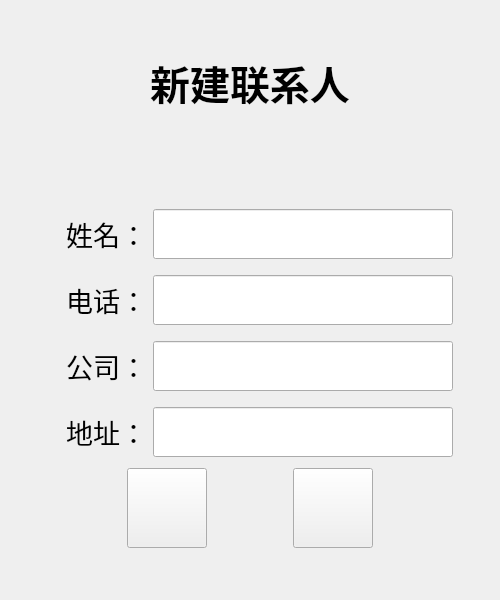
<?xml version="1.0" encoding="UTF-8"?>
<ui version="4.0">
 <class>Add</class>
 <widget class="QWidget" name="Add">
  <property name="geometry">
   <rect>
    <x>0</x>
    <y>0</y>
    <width>500</width>
    <height>600</height>
   </rect>
  </property>
  <property name="windowTitle">
   <string>Form</string>
  </property>
  <layout class="QGridLayout" name="gridLayout_2">
   <item row="0" column="1">
    <spacer name="verticalSpacer">
     <property name="orientation">
      <enum>Qt::Vertical</enum>
     </property>
     <property name="sizeHint" stdset="0">
      <size>
       <width>13</width>
       <height>36</height>
      </size>
     </property>
    </spacer>
   </item>
   <item row="1" column="1" rowspan="2" colspan="2">
    <layout class="QGridLayout" name="gridLayout">
     <item row="0" column="0">
      <layout class="QVBoxLayout" name="verticalLayout_2">
       <item>
        <widget class="QLabel" name="label_5">
         <property name="minimumSize">
          <size>
           <width>300</width>
           <height>50</height>
          </size>
         </property>
         <property name="font">
          <font>
           <pointsize>30</pointsize>
           <weight>75</weight>
           <bold>true</bold>
           <kerning>true</kerning>
          </font>
         </property>
         <property name="layoutDirection">
          <enum>Qt::LeftToRight</enum>
         </property>
         <property name="text">
          <string>&lt;html&gt;&lt;head/&gt;&lt;body&gt;&lt;p align=&quot;center&quot;&gt;新建联系人&lt;/p&gt;&lt;/body&gt;&lt;/html&gt;</string>
         </property>
         <property name="alignment">
          <set>Qt::AlignCenter</set>
         </property>
        </widget>
       </item>
       <item>
        <widget class="QLabel" name="label_6">
         <property name="minimumSize">
          <size>
           <width>300</width>
           <height>50</height>
          </size>
         </property>
         <property name="text">
          <string/>
         </property>
        </widget>
       </item>
      </layout>
     </item>
     <item row="1" column="0">
      <spacer name="verticalSpacer_7">
       <property name="orientation">
        <enum>Qt::Vertical</enum>
       </property>
       <property name="sizeHint" stdset="0">
        <size>
         <width>20</width>
         <height>30</height>
        </size>
       </property>
      </spacer>
     </item>
     <item row="2" column="0">
      <layout class="QVBoxLayout" name="verticalLayout">
       <item>
        <layout class="QHBoxLayout" name="horizontalLayout">
         <item>
          <widget class="QLabel" name="label">
           <property name="minimumSize">
            <size>
             <width>100</width>
             <height>60</height>
            </size>
           </property>
           <property name="font">
            <font>
             <pointsize>20</pointsize>
            </font>
           </property>
           <property name="text">
            <string>姓名：</string>
           </property>
           <property name="alignment">
            <set>Qt::AlignRight|Qt::AlignTrailing|Qt::AlignVCenter</set>
           </property>
          </widget>
         </item>
         <item>
          <widget class="QLineEdit" name="nameEdit">
           <property name="minimumSize">
            <size>
             <width>300</width>
             <height>50</height>
            </size>
           </property>
           <property name="font">
            <font>
             <pointsize>15</pointsize>
            </font>
           </property>
          </widget>
         </item>
        </layout>
       </item>
       <item>
        <layout class="QHBoxLayout" name="horizontalLayout_2">
         <item>
          <widget class="QLabel" name="label_2">
           <property name="minimumSize">
            <size>
             <width>100</width>
             <height>60</height>
            </size>
           </property>
           <property name="font">
            <font>
             <pointsize>20</pointsize>
            </font>
           </property>
           <property name="text">
            <string>电话：</string>
           </property>
           <property name="alignment">
            <set>Qt::AlignRight|Qt::AlignTrailing|Qt::AlignVCenter</set>
           </property>
          </widget>
         </item>
         <item>
          <widget class="QLineEdit" name="telEdit">
           <property name="minimumSize">
            <size>
             <width>300</width>
             <height>50</height>
            </size>
           </property>
           <property name="font">
            <font>
             <pointsize>15</pointsize>
            </font>
           </property>
          </widget>
         </item>
        </layout>
       </item>
       <item>
        <layout class="QHBoxLayout" name="horizontalLayout_3">
         <item>
          <widget class="QLabel" name="label_3">
           <property name="minimumSize">
            <size>
             <width>100</width>
             <height>60</height>
            </size>
           </property>
           <property name="font">
            <font>
             <pointsize>20</pointsize>
            </font>
           </property>
           <property name="text">
            <string>公司：</string>
           </property>
           <property name="alignment">
            <set>Qt::AlignRight|Qt::AlignTrailing|Qt::AlignVCenter</set>
           </property>
          </widget>
         </item>
         <item>
          <widget class="QLineEdit" name="companyEdit">
           <property name="minimumSize">
            <size>
             <width>300</width>
             <height>50</height>
            </size>
           </property>
           <property name="font">
            <font>
             <pointsize>15</pointsize>
            </font>
           </property>
          </widget>
         </item>
        </layout>
       </item>
       <item>
        <layout class="QHBoxLayout" name="horizontalLayout_4">
         <item>
          <widget class="QLabel" name="label_4">
           <property name="minimumSize">
            <size>
             <width>100</width>
             <height>60</height>
            </size>
           </property>
           <property name="font">
            <font>
             <pointsize>20</pointsize>
            </font>
           </property>
           <property name="text">
            <string>地址：</string>
           </property>
           <property name="alignment">
            <set>Qt::AlignRight|Qt::AlignTrailing|Qt::AlignVCenter</set>
           </property>
          </widget>
         </item>
         <item>
          <widget class="QLineEdit" name="addressEdit">
           <property name="minimumSize">
            <size>
             <width>300</width>
             <height>50</height>
            </size>
           </property>
           <property name="font">
            <font>
             <pointsize>15</pointsize>
            </font>
           </property>
          </widget>
         </item>
        </layout>
       </item>
       <item>
        <layout class="QHBoxLayout" name="horizontalLayout_5">
         <item>
          <spacer name="horizontalSpacer_8">
           <property name="orientation">
            <enum>Qt::Horizontal</enum>
           </property>
           <property name="sizeHint" stdset="0">
            <size>
             <width>40</width>
             <height>20</height>
            </size>
           </property>
          </spacer>
         </item>
         <item>
          <widget class="QPushButton" name="addok">
           <property name="minimumSize">
            <size>
             <width>80</width>
             <height>80</height>
            </size>
           </property>
           <property name="styleSheet">
            <string notr="true">border-image: url(:/picture/add.png);</string>
           </property>
           <property name="text">
            <string/>
           </property>
          </widget>
         </item>
         <item>
          <spacer name="horizontalSpacer_5">
           <property name="orientation">
            <enum>Qt::Horizontal</enum>
           </property>
           <property name="sizeHint" stdset="0">
            <size>
             <width>40</width>
             <height>20</height>
            </size>
           </property>
          </spacer>
         </item>
         <item>
          <widget class="QPushButton" name="add_back">
           <property name="minimumSize">
            <size>
             <width>80</width>
             <height>80</height>
            </size>
           </property>
           <property name="styleSheet">
            <string notr="true">border-image: url(:/picture/return.png);</string>
           </property>
           <property name="text">
            <string/>
           </property>
          </widget>
         </item>
         <item>
          <spacer name="horizontalSpacer_9">
           <property name="orientation">
            <enum>Qt::Horizontal</enum>
           </property>
           <property name="sizeHint" stdset="0">
            <size>
             <width>40</width>
             <height>20</height>
            </size>
           </property>
          </spacer>
         </item>
        </layout>
       </item>
      </layout>
     </item>
    </layout>
   </item>
   <item row="1" column="3">
    <spacer name="horizontalSpacer_7">
     <property name="orientation">
      <enum>Qt::Horizontal</enum>
     </property>
     <property name="sizeHint" stdset="0">
      <size>
       <width>152</width>
       <height>20</height>
      </size>
     </property>
    </spacer>
   </item>
   <item row="2" column="0">
    <spacer name="horizontalSpacer_6">
     <property name="orientation">
      <enum>Qt::Horizontal</enum>
     </property>
     <property name="sizeHint" stdset="0">
      <size>
       <width>153</width>
       <height>20</height>
      </size>
     </property>
    </spacer>
   </item>
   <item row="3" column="2">
    <spacer name="verticalSpacer_6">
     <property name="orientation">
      <enum>Qt::Vertical</enum>
     </property>
     <property name="sizeHint" stdset="0">
      <size>
       <width>20</width>
       <height>10</height>
      </size>
     </property>
    </spacer>
   </item>
  </layout>
 </widget>
 <resources/>
 <connections/>
</ui>
